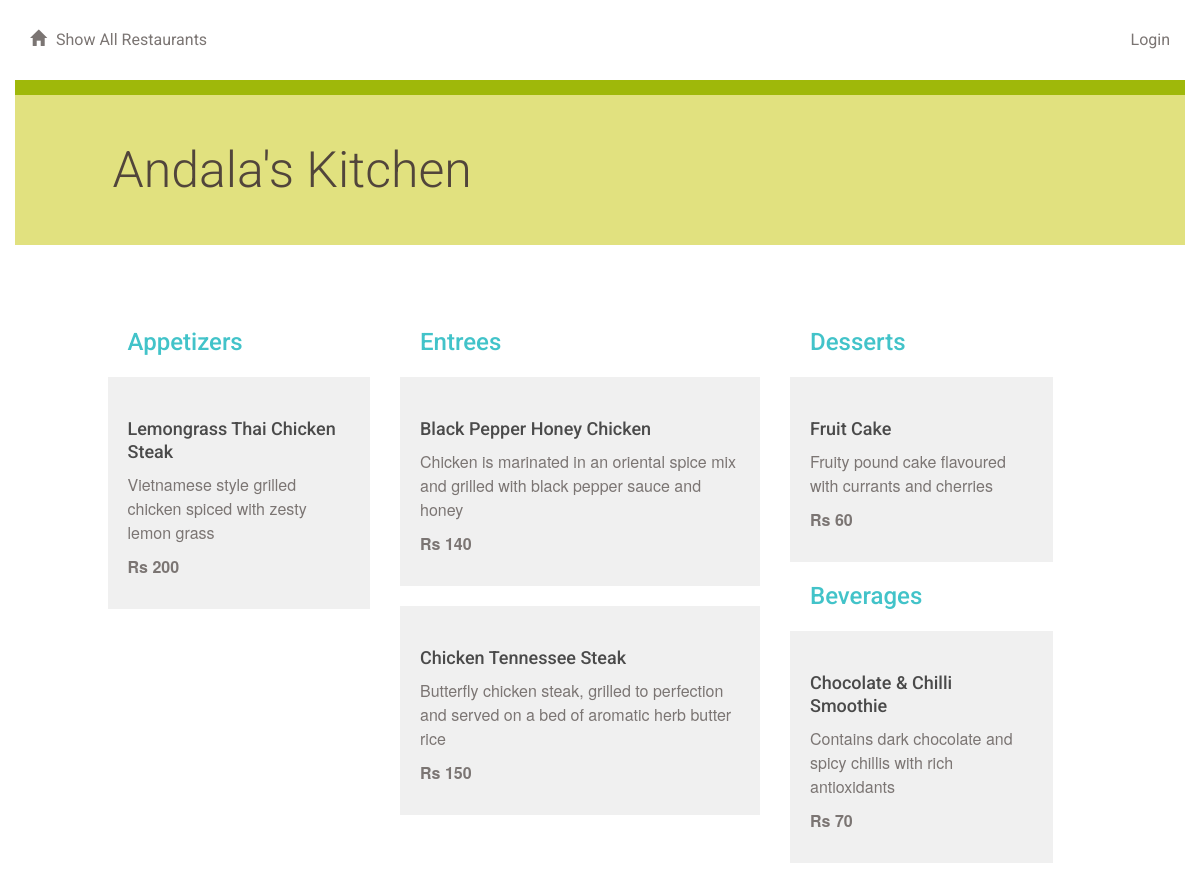
The app's page /restaurant/6/menu/ with its own data.
### database_setup.py (models this page shows, shortened)
class Restaurant(Base):
   __tablename__ = 'restaurant'
   id = Column(Integer, primary_key=True)
   name = Column(String(250), nullable=False)
   user_id = Column(Integer, ForeignKey('user.id'))
   user = relationship(User)
   menu_item = relationship('MenuItem', cascade='all, delete-orphan')

class MenuItem(Base):
    __tablename__ = 'menu_item'
    name =Column(String(80), nullable = False)
    id = Column(Integer, primary_key = True)
    description = Column(String(250))
    price = Column(String(8))
    course = Column(String(250))
    restaurant_id = Column(Integer,ForeignKey('restaurant.id'))
    restaurant = relationship('Restaurant')
    user_id = Column(Integer, ForeignKey('user.id'))
    user = relationship(User)

### projectlogin.py (the view)
@app.route('/restaurant/<int:restaurant_id>/')
@app.route('/restaurant/<int:restaurant_id>/menu/')
def showMenu(restaurant_id):
    restaurant = session.query(Restaurant).filter_by(id = restaurant_id).first()
    creator = getUserInfo(restaurant.user_id)
    items = session.query(MenuItem).filter_by(restaurant_id = restaurant_id).all()
    if 'username' not in login_session:
       return render_template('publicmenu.html', items = items, \
                              restaurant = restaurant, creator = creator)
    else:
       return render_template('menu.html', items=items, \
                              restaurant=restaurant, creator=creator)

### projectlogin.py (called while the page is built)
def getUserInfo(user_id):
    user = session.query(User).filter_by(id=user_id).first()
    return user

### templates/publicmenu.html (shortened to what this page needs)
{% extends "main.html" %}
{% block content %}
{% include "header.html" %}
	<div class="row divider green">
		<div class="col-md-12"></div>
	</div>
	<div class="row banner menu">
		<div class="col-md-11 col-md-offset-1 padding-none">
			<h1>{{ restaurant.name }}
			<figure class="creator">
			</figure>
			</h1>
		</div>
	</div>
	<div class="row padding-top padding-bottom">
		<div class="col-md-1"></div>
		<div class="col-md-11 padding-none">
		</div>
		<div class="col-md-7"></div>
	</div>
	<div class="row">
		<div class="col-md-12">
		</div>
	</div>
	{% if items !=[] %}
		<div class="row">
			<div class="col-md-1"></div>
			<div class="col-md-3">
				<h2>Appetizers</h2>
					{% for i in items %}
						{% if i.course == 'Appetizer' %}
							<div class="menu-item">
								<h3>{{i.name}}</h3>
								<p>{{i.description}}</p>
								<p class="menu-price">{{i.price}}</p>
							</div>
						{% endif %}
					{% endfor %}
			</div>
			<div class="col-md-4">
				<h2>Entrees</h2>
					{% for i in items %}
						{% if i.course == 'Entree' %}
						<div class="menu-item">
							<h3>{{i.name}}</h3>
							<p>{{i.description}}</p>
							<p class="menu-price">{{i.price}}</p>
						</div>
						{% endif %}
					{% endfor %}
			</div>
			<div class="col-md-3">
				<h2>Desserts</h2>
					{% for i in items %}
						{% if i.course == 'Dessert' %}
						<div class="menu-item">
							<h3>{{i.name}}</h3>
							<p>{{i.description}}</p>
							<p class="menu-price">{{i.price}}</p>
						</div>
						{% endif %}
					{% endfor %}
				<h2>Beverages</h2>
					{% for i in items %}
						{% if i.course == 'Beverage' %}
						<div class="menu-item">
							<h3>{{i.name}}</h3>
							<p>{{i.description}}</p>
							<p class="menu-price">{{i.price}}</p>
						</div>
						{% endif %}
					{% endfor %}
			</div>
			<div class="col-md-1"></div>
		</div>
	{% endif %}
{% endblock %}

### styles.css (style rules this page uses)
* { font-family: "Helvetica Neue Bold", Roboto, Helvetica, Arial, sans-serif; font-weight: 700; }
h1 { font-family: "Helvetica Neue Light", Roboto, Helvetica, Arial, sans-serif; font-size: 50px; color: #51453B; line-height: 60px; font-weight: 300; }
h2 { font-size: 24px; color: #42C3C9; line-height: 29px; }
h3 { font-size: 18px; color: #4A4A4A; line-height: 23px; }
p { font-family: "Helvetica Neue", Roboto, Helvetica, Arial, sans-serif; font-size: 16px; color: #7B7573; line-height: 24px; font-weight: 400; }
.padding-top { padding-top: 30px; }
.padding-bottom { padding-bottom: 30px; }
.padding-none { padding: 0; }
.divider { height: 15px; }
.divider.green { background-color: #9FB80A; }
.banner.menu { height: 150px; background-color: #E1E17F; }
.banner h1 { margin: 45px 0; }
.menu-item { background: #F0F0F0; padding: 20px; margin: 20px; margin-left: -20px; }
.menu-price { font-weight: 700; }
.creator { padding-right: 20px; margin-top: -20px; text-align: right; float:right; }

### records on screen
Restaurant: name "Andala's Kitchen"
MenuItem: name "Lemongrass Thai Chicken Steak", description "Vietnamese style grilled chicken spiced with zesty lemon grass", price "Rs 200"
MenuItem: name "Black Pepper Honey Chicken", description "Chicken is marinated in an oriental spice mix and grilled with black pepper sauce and honey", price "Rs 140"
MenuItem: name "Chicken Tennessee Steak", description "Butterfly chicken steak, grilled to perfection and served on a bed of aromatic herb butter rice", price "Rs 150"
MenuItem: name "Fruit Cake", description "Fruity pound cake flavoured with currants and cherries", price "Rs 60"
MenuItem: name "Chocolate & Chilli Smoothie", description "Contains dark chocolate and spicy chillis with rich antioxidants", price "Rs 70"
